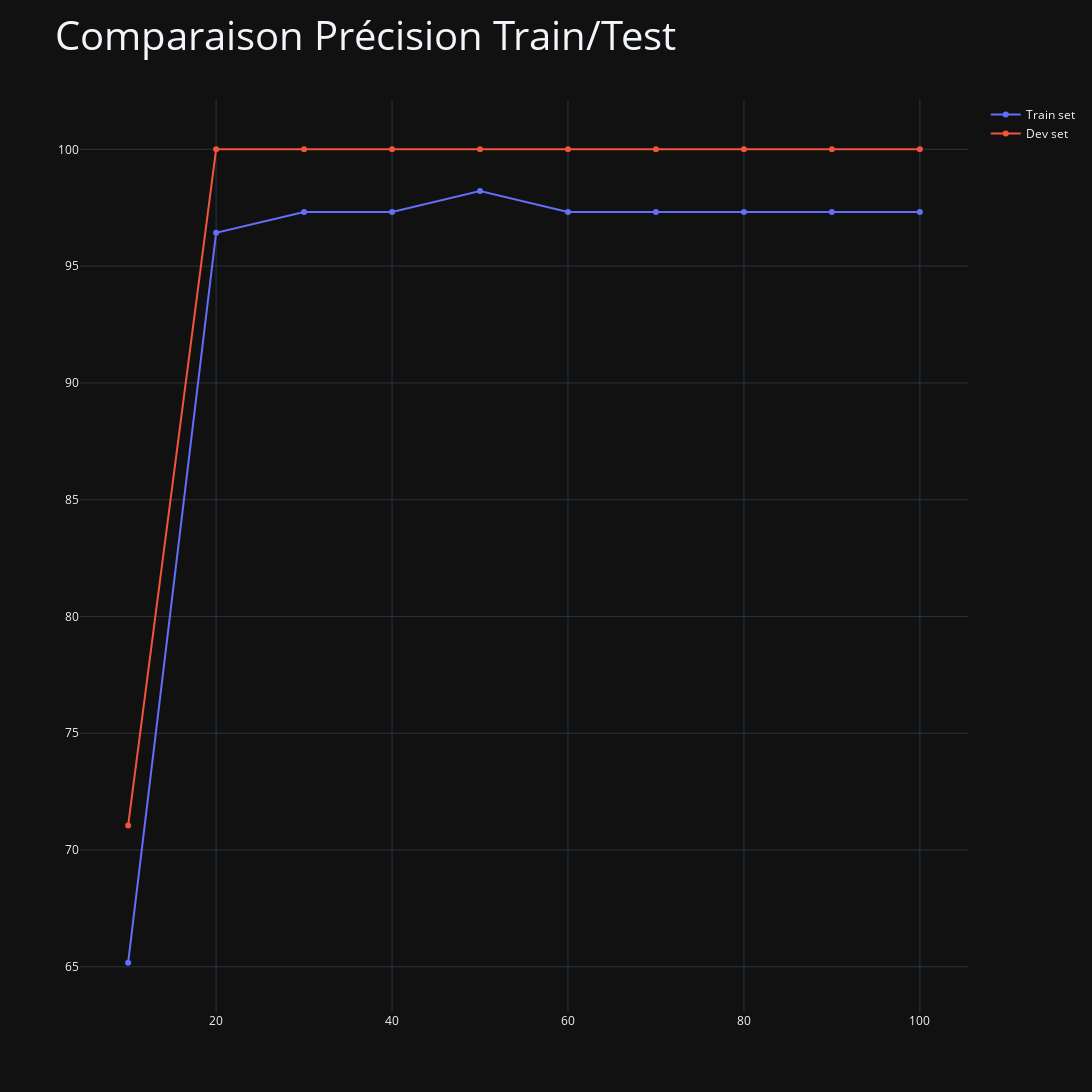

This figure's notebook cell:
### Code cell
train_line =go.Scatter(x=tab_epoch,y=acc_train,name='Train set')
dev_line =go.Scatter(x=tab_epoch,y=acc_dev,name='Dev set')

layout = go.Layout(title="Comparaison Précision Train/Test",titlefont=dict(size=40),autosize=False, width=1100,height=1100)

data=[train_line,dev_line]
fig = go.Figure(data=data, layout=layout)
fig.show()

### Figure 1 — Plotly figure (JSON) as saved in the notebook; plotly's stock layout.template omitted (floating-point values rounded to 4 significant figures)
{"data": [{"name": "Train set", "x": [10, 20, 30, 40, 50, 60, 70, 80, 90, 100], "y": [65.18, 96.43, 97.32, 97.32, 98.21, 97.32, 97.32, 97.32, 97.32, 97.32], "type": "scatter"}, {"name": "Dev set", "x": [10, 20, 30, 40, 50, 60, 70, 80, 90, 100], "y": [71.05, 100.0, 100.0, 100.0, 100.0, 100.0, 100.0, 100.0, 100.0, 100.0], "type": "scatter"}], "layout": {"autosize": false, "height": 1100, "title": {"font": {"size": 40}, "text": "Comparaison Précision Train/Test"}, "width": 1100}}
